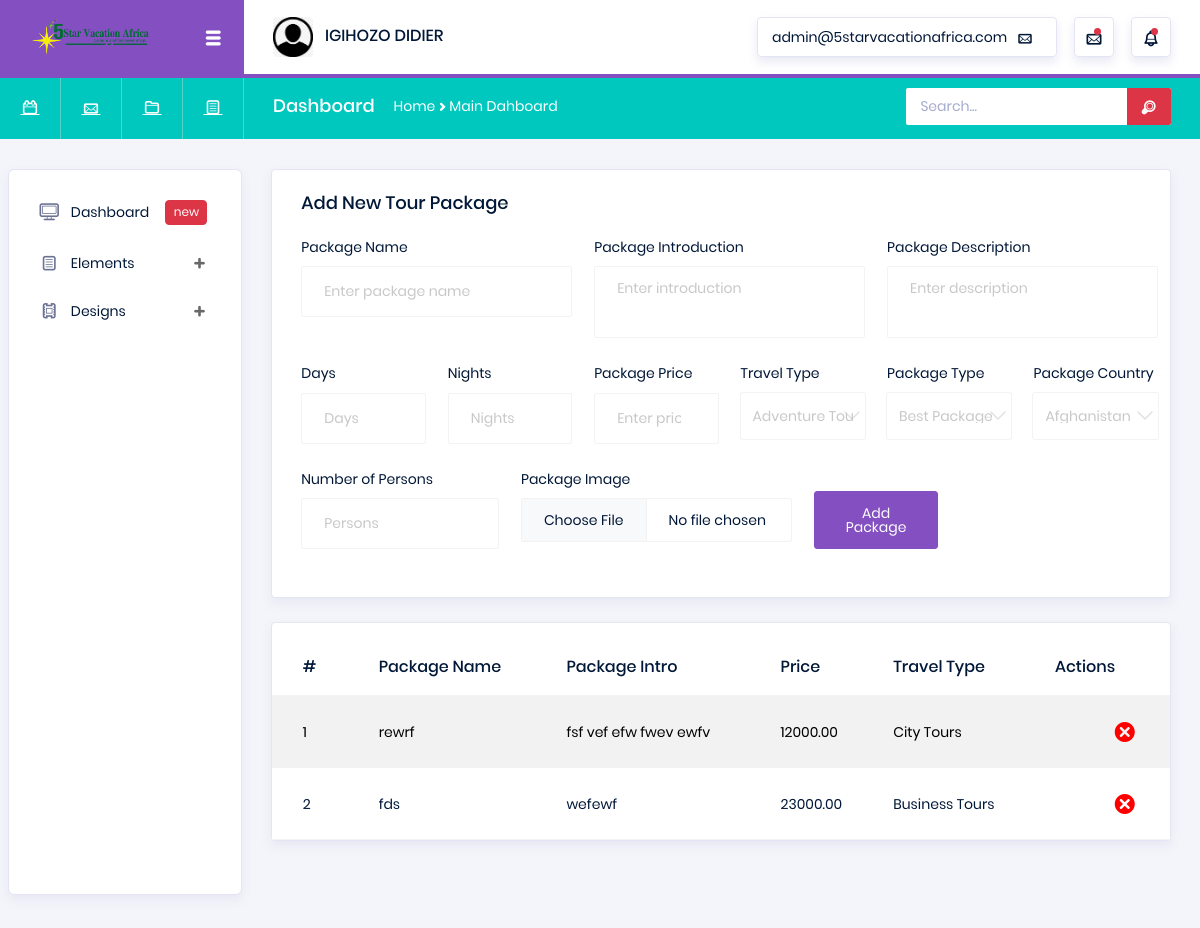
The page /admin/packages.php (signed in) on the database its author committed.
### tables this page shows
CREATE TABLE `Packages` (
  `package_id` int(11) NOT NULL AUTO_INCREMENT,
  `name` varchar(255) NOT NULL,
  `intro` text NOT NULL,
  `description` text NOT NULL,
  `days` int(11) NOT NULL,
  `nights` int(11) NOT NULL,
  `price` decimal(10,2) NOT NULL,
  `travel_type` int(11) NOT NULL,
  `package_type` int(11) NOT NULL,
  `country_id` int(11) NOT NULL,
  `num_persons` int(11) NOT NULL,
  `image` varchar(255) DEFAULT NULL,
  `status` int(1) DEFAULT 1,
  `created_at` datetime DEFAULT current_timestamp(),
  PRIMARY KEY (`package_id`)
);

CREATE TABLE `tour_categories` (
  `id` int(11) NOT NULL AUTO_INCREMENT,
  `name` varchar(100) NOT NULL,
  `status` tinyint(1) DEFAULT 1,
  `created_at` datetime DEFAULT current_timestamp(),
  `updated_at` datetime DEFAULT current_timestamp() ON UPDATE current_timestamp(),
  PRIMARY KEY (`id`)
);

### admin/packages.php (the view, shortened to what this page needs)
<?php
require("lib/header.php");
@require("../lib/drive.php");
$con = $pdo;
?>
<div class="main-panel">
    <div class="content-wrapper">
        <div class="row">
            <div class="col-md-12">
                <div class="card">
                    <div class="card-body">
                        <h4 class="card-title">Add New Tour Package</h4>
                        <form method="post" enctype="multipart/form-data" style="width:102%">
                            <div class="form-row row">
                                <div class="form-group col-md-4">
                                    <label for="packageName">Package Name</label>
                                    <input type="text" class="form-control" id="packageName" name="packageName" placeholder="Enter package name" required>
                                </div>
                                <div class="form-group col-md-4">
                                    <label for="packageIntro">Package Introduction</label>
                                    <textarea class="form-control" id="packageIntro" name="packageIntro" rows="3" placeholder="Enter introduction" required></textarea>
                                </div>
                                <div class="form-group col-md-4">
                                    <label for="packageDesc">Package Description</label>
                                    <textarea class="form-control" id="packageDesc" name="packageDesc" rows="3" placeholder="Enter description" required></textarea>
                                </div>
                                <div class="form-group col-md-2">
                                    <label for="days">Days</label>
                                    <input type="number" class="form-control" id="days" name="days" placeholder="Days" required>
                                </div>
                                <div class="form-group col-md-2">
                                    <label for="nights">Nights</label>
                                    <input type="number" class="form-control" id="nights" name="nights" placeholder="Nights" required>
                                </div>
                                <div class="form-group col-md-2">
                                    <label for="price">Package Price</label>
                                    <input type="number" class="form-control" id="price" name="price" placeholder="Enter price" required>
                                </div>
                                <div class="form-group col-md-2">
                                    <label for="travelType">Travel Type</label>
                                    <select class="form-control" id="travelType" name="travelType" required>
                                        <?php
                                        $categories = $con->query("SELECT * FROM tour_categories ORDER BY name ASC");
                                        while ($row = $categories->fetch(PDO::FETCH_ASSOC)) {
                                            echo "<option value='{$row['id']}'>{$row['name']}</option>";
                                        }
                                        ?>
                                    </select>
                                </div>
                                <div class="form-group col-md-2">
                                    <label for="packageType">Package Type</label>
                                    <select class="form-control" id="packageType" name="packageType" required>
                                        <?php
                                        $Packages = $con->query("SELECT * FROM tour_packages ORDER BY name ASC");
                                        while ($row = $Packages->fetch(PDO::FETCH_ASSOC)) {
                                            echo "<option value='{$row['id']}'>{$row['name']}</option>";
                                        }
                                        ?>
                                    </select>
                                </div>
                                <div class="form-group col-md-2">
                                    <label for="countryId">Package Country</label>
                                    <select class="form-control" id="countryId" name="countryId" required>
                                        <?php
                                        $countries = $con->query("SELECT * FROM countries WHERE active = 1 ORDER BY country_name ASC");
                                        while ($row = $countries->fetch(PDO::FETCH_ASSOC)) {
                                            echo "<option value='{$row['country_id']}'>{$row['country_name']}</option>";
                                        }
                                        ?>
                                    </select>
                                </div>
                                <div class="form-group col-md-3">
                                    <label for="numPersons">Number of Persons</label>
                                    <input type="number" class="form-control" id="numPersons" name="numPersons" placeholder="Persons" required>
                                </div>
                                <div class="form-group col-md-4">
                                    <label for="packageImage">Package Image</label>
                                    <input type="file" class="form-control" id="packageImage" name="packageImage" accept="image/*" required>
                                </div>
                                <div class="form-group col-md-2 d-flex align-items-end">
                                    <button type="submit" class="btn btn-primary">Add Package</button>
                                </div>
                            </div>
                        </form>
                    </div>
                </div>
                <div class="card mt-4">
                    <div class="table-responsive pt-3">
                        <table class="table table-striped project-orders-table">
                            <thead>
                                <tr>
                                    <th>#</th>
                                    <th>Package Name</th>
                                    <th>Package Intro</th>
                                    <th>Price</th>
                                    <th>Travel Type</th>
                                    <th>Actions</th>
                                </tr>
                            </thead>
                            <tbody>
                                <?php
                                $stmt = $con->query("SELECT * FROM Packages ORDER BY package_id DESC");
                                $index = 1;
                                while ($row = $stmt->fetch(PDO::FETCH_ASSOC)) {
                                    $categoryQuery = $con->prepare("SELECT name FROM tour_categories WHERE id = :category_id");
                                    $categoryQuery->execute(['category_id' => $row['travel_type']]);
                                    $category = $categoryQuery->fetch(PDO::FETCH_ASSOC);
                                    $id = $row['package_id'];
                                    echo "<tr>
                                            <td>{$index}</td>
                                            <td>{$row['name']}</td>
                                            <td>{$row['intro']}</td>
                                            <td>{$row['price']}</td>
                                            <td>{$category['name']}</td>
                                            <td><a href='delete-package.php?id=$id' style='text-decoration:none;color:#F00;font-size:30px;float:right'><i class='typcn typcn-delete'></i></a></td>
                                        </tr>";
                                    $index++;
                                }
                                ?>
                            </tbody>
                        </table>
                    </div>
                </div>
            </div>
        </div>
    </div>
</div>

### rows shown on the page
packages: name "rewrf", intro "fsf vef efw fwev ewfv", price "12000.00", tour_categories.name "City Tours"
packages: name "fds", intro "wefewf", price "23000.00", tour_categories.name "Business Tours"

### other values the page prints
form field travelType "Adventure Tours"
form field packageType "Best Package"
form field countryId "Afghanistan"
